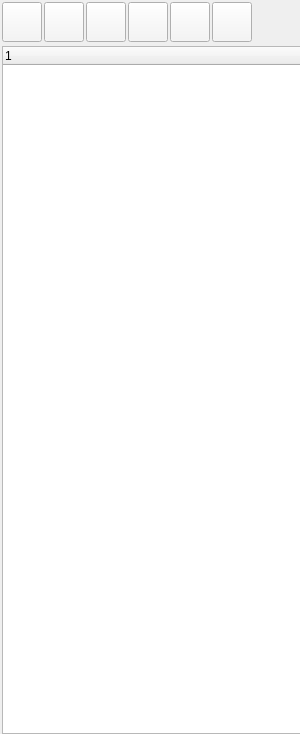
<?xml version="1.0" encoding="UTF-8"?>
<ui version="4.0">
 <class>FramTreeWidgetTaskFlowAndProjectClass</class>
 <widget class="QWidget" name="FramTreeWidgetTaskFlowAndProjectClass">
  <property name="geometry">
   <rect>
    <x>0</x>
    <y>0</y>
    <width>300</width>
    <height>734</height>
   </rect>
  </property>
  <property name="minimumSize">
   <size>
    <width>300</width>
    <height>0</height>
   </size>
  </property>
  <property name="windowTitle">
   <string>FramTreeWidgetTaskFlowAndProject</string>
  </property>
  <layout class="QHBoxLayout" name="horizontalLayout_3">
   <property name="spacing">
    <number>0</number>
   </property>
   <property name="leftMargin">
    <number>2</number>
   </property>
   <property name="topMargin">
    <number>2</number>
   </property>
   <property name="rightMargin">
    <number>0</number>
   </property>
   <property name="bottomMargin">
    <number>0</number>
   </property>
   <item>
    <layout class="QVBoxLayout" name="verticalLayout">
     <property name="spacing">
      <number>4</number>
     </property>
     <item>
      <layout class="QHBoxLayout" name="horizontalLayout_2">
       <item>
        <layout class="QHBoxLayout" name="horizontalLayout">
         <property name="spacing">
          <number>2</number>
         </property>
         <item>
          <widget class="QPushButton" name="pushButtonAddFlow">
           <property name="minimumSize">
            <size>
             <width>40</width>
             <height>40</height>
            </size>
           </property>
           <property name="maximumSize">
            <size>
             <width>40</width>
             <height>40</height>
            </size>
           </property>
           <property name="styleSheet">
            <string notr="true">QPushButton:pressed{
	color: red;
	border-color: #F5F5F5;
    background-color: #F5F5F5;
}

QPushButton {
    color: red;
    border-color:  #F5F5F5;
    background-color: #F5F5F5;
}

QPushButton:hover{
	color: red;
	border-color: #FF88C2;
    background-color: #888888;
}

QPushButton:disabled{
	color: red;
	border-color: #F5F5F5;
    background-color: #DCDCDC;
}

QPushButton:focus{outline: none;}</string>
           </property>
           <property name="text">
            <string/>
           </property>
           <property name="iconSize">
            <size>
             <width>38</width>
             <height>38</height>
            </size>
           </property>
          </widget>
         </item>
         <item>
          <widget class="QPushButton" name="pushButtonDelteFlow">
           <property name="minimumSize">
            <size>
             <width>40</width>
             <height>40</height>
            </size>
           </property>
           <property name="maximumSize">
            <size>
             <width>40</width>
             <height>40</height>
            </size>
           </property>
           <property name="styleSheet">
            <string notr="true">QPushButton:pressed{
	color: red;
	border-color: #F5F5F5;
    background-color: #F5F5F5;
}

QPushButton {
    color: red;
    border-color:  #F5F5F5;
    background-color: #F5F5F5;
}

QPushButton:hover{
	color: red;
	border-color: #FF88C2;
    background-color: #888888;
}

QPushButton:disabled{
	color: red;
	border-color: #F5F5F5;
    background-color: #DCDCDC;
}

QPushButton:focus{outline: none;}</string>
           </property>
           <property name="text">
            <string/>
           </property>
           <property name="iconSize">
            <size>
             <width>38</width>
             <height>38</height>
            </size>
           </property>
          </widget>
         </item>
         <item>
          <widget class="QPushButton" name="pushButtonOnce">
           <property name="minimumSize">
            <size>
             <width>40</width>
             <height>40</height>
            </size>
           </property>
           <property name="maximumSize">
            <size>
             <width>40</width>
             <height>40</height>
            </size>
           </property>
           <property name="styleSheet">
            <string notr="true">QPushButton:pressed{
	color: red;
	border-color: #F5F5F5;
    background-color: #F5F5F5;
}

QPushButton {
    color: red;
    border-color:  #F5F5F5;
    background-color: #F5F5F5;
}

QPushButton:hover{
	color: red;
	border-color: #FF88C2;
    background-color: #888888;
}

QPushButton:disabled{
	color: red;
	border-color: #F5F5F5;
    background-color: #DCDCDC;
}

QPushButton:focus{outline: none;}</string>
           </property>
           <property name="text">
            <string/>
           </property>
           <property name="iconSize">
            <size>
             <width>38</width>
             <height>38</height>
            </size>
           </property>
          </widget>
         </item>
         <item>
          <widget class="QPushButton" name="pushButtonNCycle">
           <property name="minimumSize">
            <size>
             <width>40</width>
             <height>40</height>
            </size>
           </property>
           <property name="maximumSize">
            <size>
             <width>40</width>
             <height>40</height>
            </size>
           </property>
           <property name="styleSheet">
            <string notr="true">QPushButton:pressed{
	color: red;
	border-color: #F5F5F5;
    background-color: #F5F5F5;
}

QPushButton {
    color: red;
    border-color:  #F5F5F5;
    background-color: #F5F5F5;
}

QPushButton:hover{
	color: red;
	border-color: #FF88C2;
    background-color: #888888;
}

QPushButton:disabled{
	color: red;
	border-color: #F5F5F5;
    background-color: #DCDCDC;
}

QPushButton:focus{outline: none;}</string>
           </property>
           <property name="text">
            <string/>
           </property>
           <property name="iconSize">
            <size>
             <width>38</width>
             <height>38</height>
            </size>
           </property>
          </widget>
         </item>
         <item>
          <widget class="QPushButton" name="pushButtonCycle">
           <property name="minimumSize">
            <size>
             <width>40</width>
             <height>40</height>
            </size>
           </property>
           <property name="maximumSize">
            <size>
             <width>40</width>
             <height>40</height>
            </size>
           </property>
           <property name="styleSheet">
            <string notr="true">QPushButton:pressed{
	color: red;
	border-color: #F5F5F5;
    background-color: #F5F5F5;
}

QPushButton {
    color: red;
    border-color:  #F5F5F5;
    background-color: #F5F5F5;
}

QPushButton:hover{
	color: red;
	border-color: #FF88C2;
    background-color: #888888;
}

QPushButton:disabled{
	color: red;
	border-color: #F5F5F5;
    background-color: #DCDCDC;
}

QPushButton:focus{outline: none;}</string>
           </property>
           <property name="text">
            <string/>
           </property>
           <property name="iconSize">
            <size>
             <width>38</width>
             <height>38</height>
            </size>
           </property>
          </widget>
         </item>
         <item>
          <widget class="QPushButton" name="pushButtonStop">
           <property name="minimumSize">
            <size>
             <width>40</width>
             <height>40</height>
            </size>
           </property>
           <property name="maximumSize">
            <size>
             <width>40</width>
             <height>40</height>
            </size>
           </property>
           <property name="styleSheet">
            <string notr="true">QPushButton:pressed{
	color: red;
	border-color: #F5F5F5;
    background-color: #F5F5F5;
}

QPushButton {
    color: red;
    border-color:  #F5F5F5;
    background-color: #F5F5F5;
}

QPushButton:hover{
	color: red;
	border-color: #FF88C2;
    background-color: #888888;
}

QPushButton:disabled{
	color: red;
	border-color: #F5F5F5;
    background-color: #DCDCDC;
}

QPushButton:focus{outline: none;}</string>
           </property>
           <property name="text">
            <string/>
           </property>
           <property name="iconSize">
            <size>
             <width>38</width>
             <height>38</height>
            </size>
           </property>
          </widget>
         </item>
        </layout>
       </item>
       <item>
        <spacer name="horizontalSpacer">
         <property name="orientation">
          <enum>Qt::Horizontal</enum>
         </property>
         <property name="sizeHint" stdset="0">
          <size>
           <width>28</width>
           <height>20</height>
          </size>
         </property>
        </spacer>
       </item>
      </layout>
     </item>
     <item>
      <widget class="QTreeWidget" name="treeWidgetTaskFlows">
       <property name="minimumSize">
        <size>
         <width>300</width>
         <height>0</height>
        </size>
       </property>
       <column>
        <property name="text">
         <string>1</string>
        </property>
       </column>
      </widget>
     </item>
    </layout>
   </item>
  </layout>
 </widget>
 <layoutdefault spacing="6" margin="11"/>
 <resources/>
 <connections/>
</ui>
